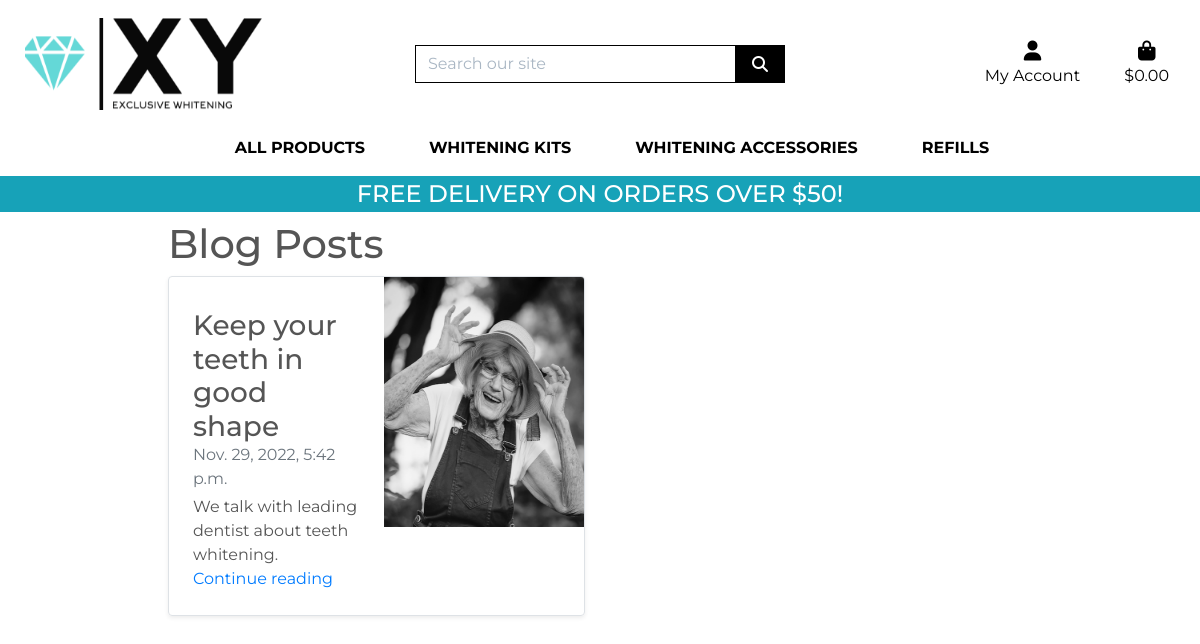
Page /blog/posts/ on the earlier database version.
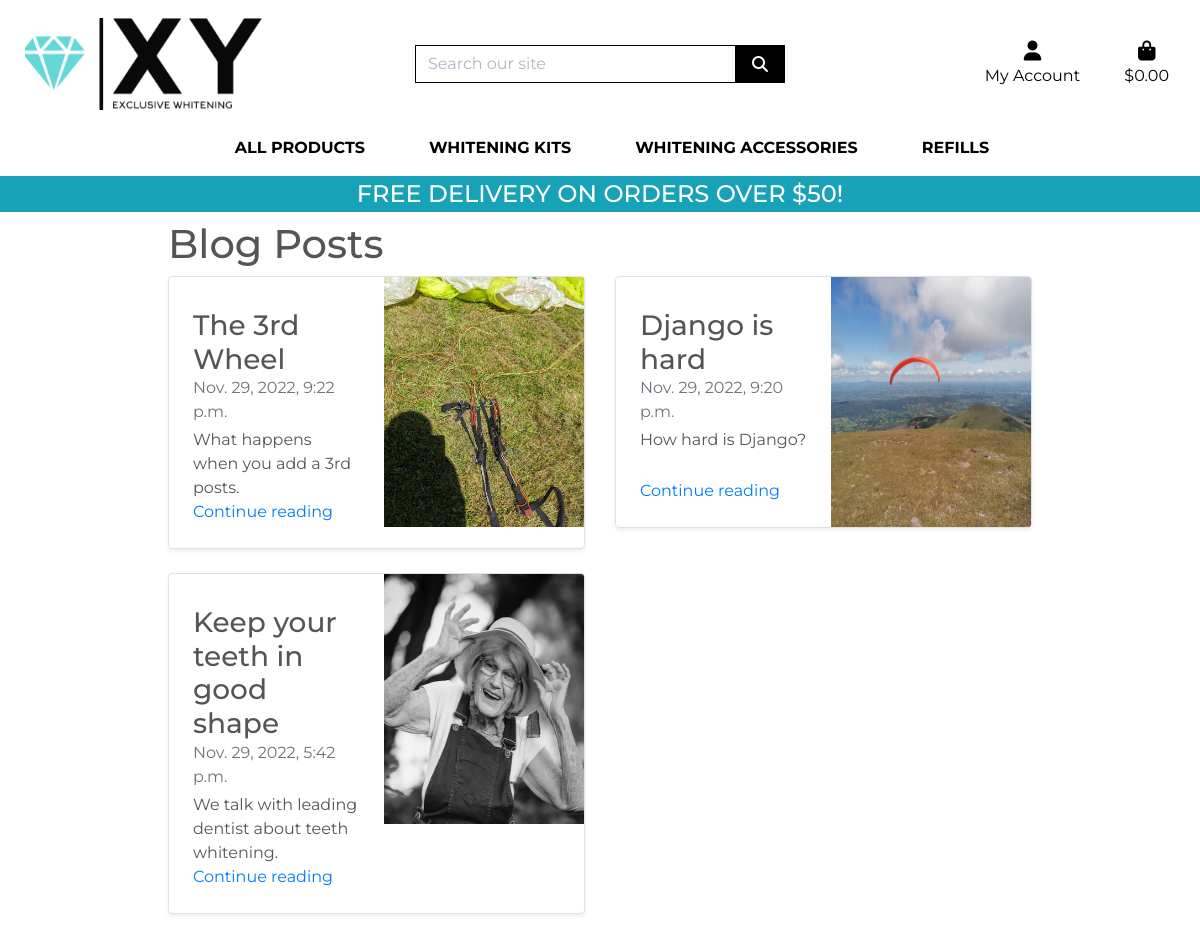
Same page on the later database version.
### blog/models.py (models this page shows, shortened)
class Post(models.Model):
    title = models.CharField(max_length=100)
    slug = models.SlugField()
    overview = models.TextField()
    timestamp = models.DateTimeField(auto_now_add=True)
    content = models.TextField()
    author = models.ForeignKey(Author, on_delete=models.CASCADE)
    thumbnail = models.ImageField()
    categories = models.ManyToManyField(Category)
    featured = models.BooleanField()

### blog/views.py (the view)
# urls.py: path('posts/', allposts, name = 'allposts'),
def allposts(request):
    posts = Post.objects.order_by('-timestamp')
    context = {
        'posts': posts,
    }
    return render(request, 'all_posts.html', context)

### bag/contexts.py (called while the page is built, shortened)
def bag_contents(request):
    bag_items = []
    total = 0
    product_count = 0
    bag = request.session.get('bag', {})
    if total < settings.FREE_DELIVERY_THRESHOLD:
        delivery = total * Decimal(settings.STANDARD_DELIVERY_PERCENTAGE / 100)
        free_delivery_delta = settings.FREE_DELIVERY_THRESHOLD - total
    else:
        delivery = 0
        free_delivery_delta = 0
    grand_total = delivery + total
    context = {
        'bag_items': bag_items,
        'total': total,
        'product_count': product_count,
        'delivery': delivery,
        'free_delivery_delta': free_delivery_delta,
        'free_delivery_threshold': settings.FREE_DELIVERY_THRESHOLD,
        'grand_total': grand_total,
    }
    return context

### exclusive_whitening/context_processors.py (called while the page is built)
def media(request):
    return {'MEDIA_URL': settings.MEDIA_URL}

### blog/templates/all_posts.html (shortened to what this page needs)
{% extends 'base.html' %}
{% block content %}
<section class="text-gray-600 body-font">
    <div class="container px-5 py-24 mx-auto">
        <div class="flex flex-wrap w-full mb-20">
            <div class="lg:w-1/2 w-full mb-6 lg:mb-0">
                <h1 class="sm:text-3xl text-2xl font-medium title-font mb-2 text-gray-900">
                    Blog Posts </h1>
            </div>
        </div>
        <div class="row mb-2">
            {% for post in posts %}
            <div class="col-md-6">
                <div
                    class="row no-gutters border rounded overflow-hidden flex-md-row mb-4 shadow-sm h-md-250 position-relative">
                    <div class="col p-4 d-flex flex-column position-static">
                        <h3 class="mb-0">{{ post.title }}</h3>
                        <div class="mb-1 text-muted">{{ post.timestamp }}</div>
                        <p class="card-text mb-auto">{{ post.overview }}</p>
                        <a href="{% url 'post' post.slug %}" class="stretched-link">Continue reading</a>
                    </div>
                    <div class="col-auto d-none d-lg-block">
                        <img width="200" height="250" src="{{ MEDIA_URL }}{{ post.thumbnail }}">
                    </div>
                </div>
            </div>
            {% endfor %}
        </div>
    </div>
</section>
{% endblock content %}

### templates/base.html (shortened to what this page needs)
{% load static %}
<!doctype html>
<html lang="en">
<head>
    {% block corecss %}
    <link rel="stylesheet" href="https://stackpath.bootstrapcdn.com/bootstrap/4.4.1/css/bootstrap.min.css"
>
    <link rel="stylesheet" href="{% static 'css/base.css' %}">
    {% endblock %}
</head>
<body>
    <body>
        <header class="container-fluid fixed-top">
            <div id="topnav" class="row bg-white pt-lg-2 d-none d-lg-flex">
                <div class="col-12 col-lg-4 my-auto py-1 py-lg-0 text-center text-lg-left">
                    <a href="{% url 'home' %}">
                        <img id="nav-logo" src="{{ MEDIA_URL }}xylogo.png" alt="The Exclusive Whitening company logo">
                    </a>
                </div>
                <div class="col-12 col-lg-4 my-auto py-1 py-lg-0">
                    <form method="GET" action="{% url 'products' %}">
                        <div class="input-group w-100">
                            <input class="form-control border border-black rounded-0" type="text" name="q"
                                placeholder="Search our site">
                            <div class="input-group-append">
                                <button class="form-control btn btn-black border border-black rounded-0" type="submit">
                                    <span class="icon">
                                        <i class="fas fa-search"></i>
                                    </span>
                                </button>
                            </div>
                        </div>
                    </form>
                </div>
                <div class="col-12 col-lg-4 my-auto py-1 py-lg-0">
                    <ul class="list-inline list-unstyled text-center text-lg-right my-0">
                        <li class="list-inline-item dropdown">
                            <a class="text-black nav-link" href="#" id="user-options" data-toggle="dropdown"
                                aria-haspopup="true" aria-expanded="false">
                                <div class="text-center">
                                    <div><i class="fas fa-user fa-lg"></i></div>
                                    <p class="my-0">My Account</p>
                                </div>
                            </a>
                        </li>
                        <li class="list-inline-item">
                            <a class="{% if grand_total %}text-info font-weight-bold{% else %}text-black{% endif %} nav-link"
                                href="{% url 'view_bag' %}">
                                <div class="text-center">
                                    <div><i class="fas fa-shopping-bag fa-lg"></i></div>
                                    <p class="my-0">
                                        {% if grand_total %}
                                        ${{ grand_total|floatformat:2 }}
                                        {% else %}
                                        $0.00
                                        {% endif %}
                                    </p>
                                </div>
                            </a>
                        </li>
                    </ul>
                </div>
            </div>
            <div class="row bg-white">
                <nav class="navbar navbar-expand-lg navbar-light w-100">
                    {% include 'includes/main-nav.html' %}
                </nav>
            </div>
            <div id="delivery-banner" class="row text-center">
                <div class="col pink-background text-white">
                    <h4 class="logo-font my-1">Free delivery on orders over ${{ free_delivery_threshold }}!</h4>
                </div>
            </div>
        </header>
        {% block content %}
        {% endblock %}
    </body>
</body>
</html>

### templates/includes/main-nav.html (shortened to what this page needs)
<div class="collapse navbar-collapse" id="main-nav">
    <ul class="navbar-nav w-auto mx-auto">
        <li class="nav-item dropdown">
            <a class="logo-font font-weight-bold nav-link text-black mr-5" href="#" id="all-products-link"
                data-toggle="dropdown" aria-haspopup="true" aria-expanded="false">
                All Products
            </a>
        </li>
        <li class="nav-item dropdown">
            <a class="logo-font font-weight-bold nav-link text-black mr-5" href="#" id="whitening_kits-link"
                data-toggle="dropdown" aria-haspopup="true" aria-expanded="false">
                Whitening Kits
            </a>
        </li>
        <li class="nav-item dropdown">
            <a class="logo-font font-weight-bold nav-link text-black mr-5" href="#" id="whitening_accessories-link"
                data-toggle="dropdown" aria-haspopup="true" aria-expanded="false">
                Whitening Accessories
            </a>
        </li>
        <li class="nav-item dropdown">
            <a class="logo-font font-weight-bold nav-link text-black" href="#" id="refills-link" data-toggle="dropdown"
                aria-haspopup="true" aria-expanded="false">
                Refills
            </a>
        </li>
    </ul>
</div>

### static/css/base.css (style rules this page uses)
html { height: 100%; }
body { background: rgb(0, 0, 0) height: calc(100vh - 164px); color: #555; font-family: 'Montserrat', sans-serif; }
.icon { align-items: center; display: inline-flex; justify-content: center; height: 1.5rem; width: 1.5rem; }
.logo-font { text-transform: uppercase; }
.btn-black { background: black; color: white; }
.text-black { color: #000 !important; }
.border-black { border: 1px solid black !important; }
input[name='q']::placeholder { color: #aab7c4; }
@media (min-width: 1200px) { .container { max-width: 80%; } }
#nav-logo { width: 70%; padding: 10px; }
.pink-background { background-color: #17a2b8; }
@media screen and (min-width: 1000px) { body { margin-top: 220px; } }

Differences in the rows shown:
added Post: title "The 3rd Wheel", timestamp "Nov. 29, 2022, 9:22 p.m.", overview "What happens when you add a 3rd posts.", thumbnail (picture)
added Post: title "Django is hard", timestamp "Nov. 29, 2022, 9:20 p.m.", overview "How hard is Django?", thumbnail (picture)
